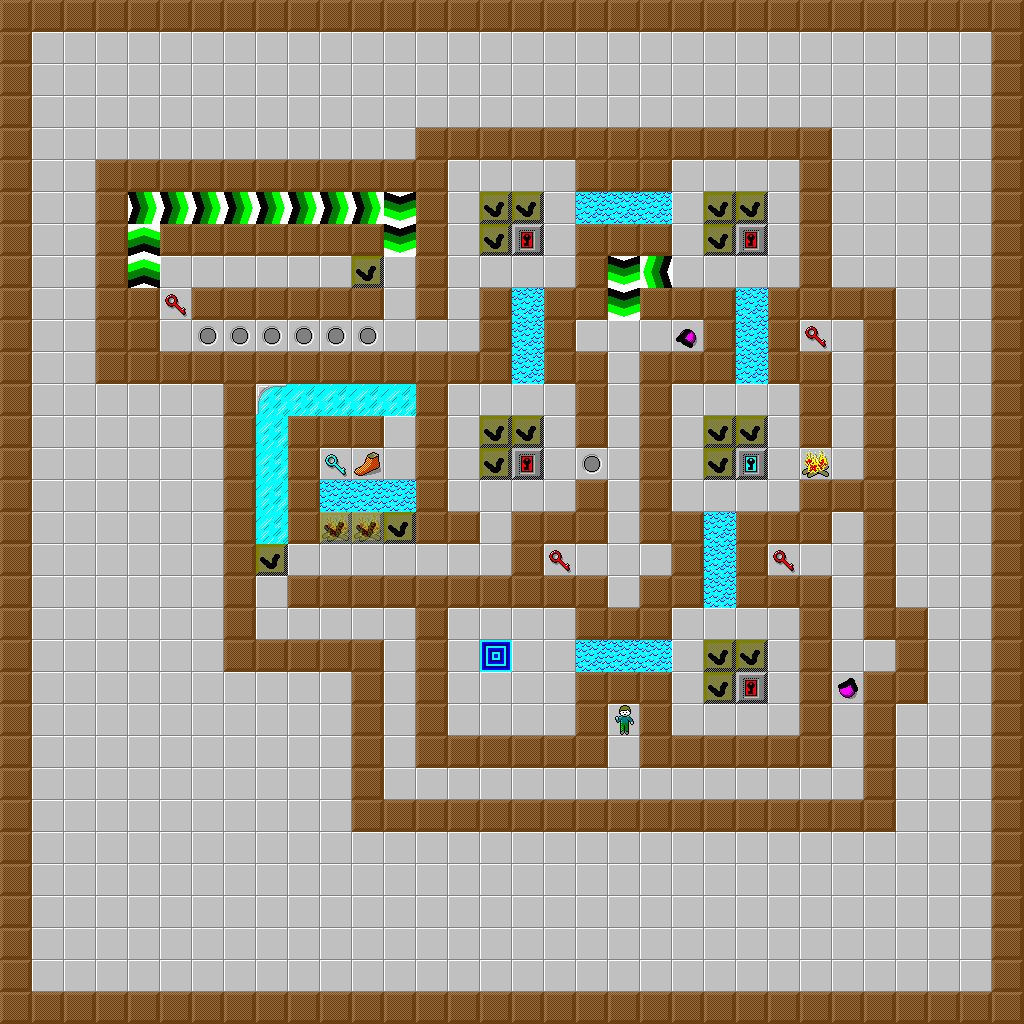

Rendered tile map (Tiled .tmx) drawn with the repository's tilesets; below, a short description and the map source with its tile grids summarised:
An orthogonal 32x32 tile map with 32x32 px tiles, 5 tile layers (Background, Walls, Entities, Entities2, ...).

<map version="1.0" orientation="orthogonal" width="32" height="32" tilewidth="32" tileheight="32">
 <properties>
  <property name="chipCount" value="0" />
  <property name="hint" value="" />
  <property name="name" value="Lock Block" />
  <property name="password" value="UJDP" />
  <property name="timeLimit" value="200" />
 </properties>
 <tileset firstgid="1" name="tileset" tilewidth="32" tileheight="32">
  <image source="tileset.png" width="416" height="512" />
 </tileset>
 <layer name="Background" width="32" height="32">
  <data>[1024 cells, 1024 non-empty, 1 distinct tile ids]</data>
 </layer>
 <layer name="Walls" width="32" height="32">
  <data>[1024 cells, 345 non-empty, 1 distinct tile ids]</data>
 </layer>
 <layer name="Entities" width="32" height="32">
  <data>[1024 cells, 85 non-empty, 19 distinct tile ids]</data>
 </layer>
 <layer name="Entities2" width="32" height="32" opacity="0.67">
  <data>[1024 cells, 2 non-empty, 1 distinct tile ids]</data>
 </layer>
 <layer name="Collision" width="32" height="32" opacity="0.69">
  <data>[1024 cells, 345 non-empty, 1 distinct tile ids]</data>
 </layer>
</map>
